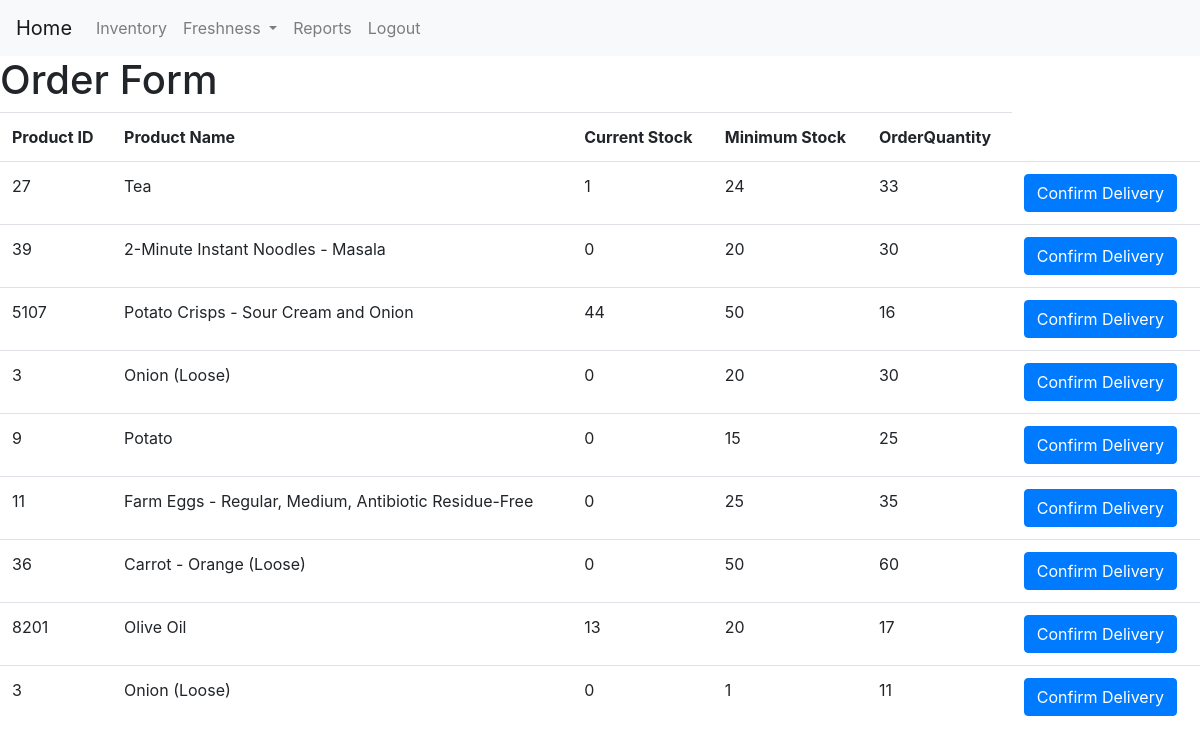
The page /inv/view_orders/ (signed in) on the database its author committed.
### Inventory/models.py (models this page shows, shortened)
class Product(models.Model):
    ProductName= models.CharField(max_length=100)
    Brand= models.CharField(max_length=100)
    Price = models.FloatField()
    DiscountPrice=models.FloatField()
    Image_Url= models.CharField(max_length=300)
    Category= models.CharField(max_length=100)
    Barcode = models.CharField(max_length=16)
    EAN = models.CharField(max_length=6)

### Inventory/views.py (the view)
    def wrap(request,*args,**kwargs):
        if not request.user.is_authenticated or not (request.user.is_Manager or request.user.is_StoreManager):
            messages.error(request,"You can't access this page!")
            return redirect('home')
        return function(request, *args,**kwargs)

### Inventory/models.py (called while the page is built)
    def get_stock(self):
        stock_items = StockItem.objects.filter(activeProduct=self.id)
        total_stock = sum(stock_item.quantity for stock_item in stock_items)
        return total_stock

### Inventory/views.py (called while the page is built, shortened)
def managerOnly(function):
    def wrap(request,*args,**kwargs):
        if not request.user.is_authenticated or not (request.user.is_Manager or request.user.is_StoreManager):
            messages.error(request,"You can't access this page!")
            return redirect('home')
        return function(request, *args,**kwargs)
    wrap.__doc__ = function.__doc__
    wrap.__name__ = function.__name__
    return wrap

@login_required(login_url="/login/")
@managerOnly
def view_orders(request):
    orders = []
    ActiveProducts= ActiveProduct.objects.all()
    for product in ActiveProducts:
        if product.get_stock() < product.minimumStockQuantity:
            orders.append({"id":product.Product.id,"ProductName":product.Product.ProductName,
            "ProductStock":product.get_stock(),"minStock":product.minimumStockQuantity,
            "OrderAmmount":((product.minimumStockQuantity-product.get_stock())+10)})
    return render(request,"orders.html",{"orders":orders})

### Inventory/templates/orders.html (shortened to what this page needs)
{%extends "base.html"%}
{%block content%}
<h1>Order Form</h1>
<table class="table">
    <tr>
        <th scope="col">Product ID</th>
        <th scope="col">Product Name</th>
        <th scope="col">Current Stock</th>
        <th scope="col">Minimum Stock</th>
        <th scope="col">OrderQuantity</th>
    </tr>
    {%for product in orders%}
        <tr>
            <td scope="col">{{product.id}}</td>
            <td scope="col">{{product.ProductName}}</td>
            <td scope="col">{{product.ProductStock}}</td>
            <td scope="col">{{product.minStock}}</td>
            <td scope="col">{{product.OrderAmmount}}</td>
            <td>
                <form method="POST">
                    <button type="submit" class="btn btn-primary">Confirm Delivery</button>
                </form>
            </td>
        </tr>
    {%endfor%}
</table>
{%endblock%}

### rows shown on the page
Product: ProductName "Tea"
Product: ProductName "2-Minute Instant Noodles - Masala"
Product: ProductName "Onion (Loose)" "Onion (Loose)"
Product: ProductName "Potato"
Product: ProductName "Farm Eggs - Regular, Medium, Antibiotic Residue-Free"
Product: ProductName "Carrot - Orange (Loose)"

### other values the page prints
{{ product.id }} "27" "39" "5107" "3" "9" "11" "36" "8201" "3"
{{ product.ProductStock }} "1" "0" "44" "0" "0" "0" "0" "13" "0"
{{ product.minStock }} "24" "20" "50" "20" "15" "25" "50" "20" "1"
{{ product.OrderAmmount }} "33" "30" "16" "30" "25" "35" "60" "17" "11"
